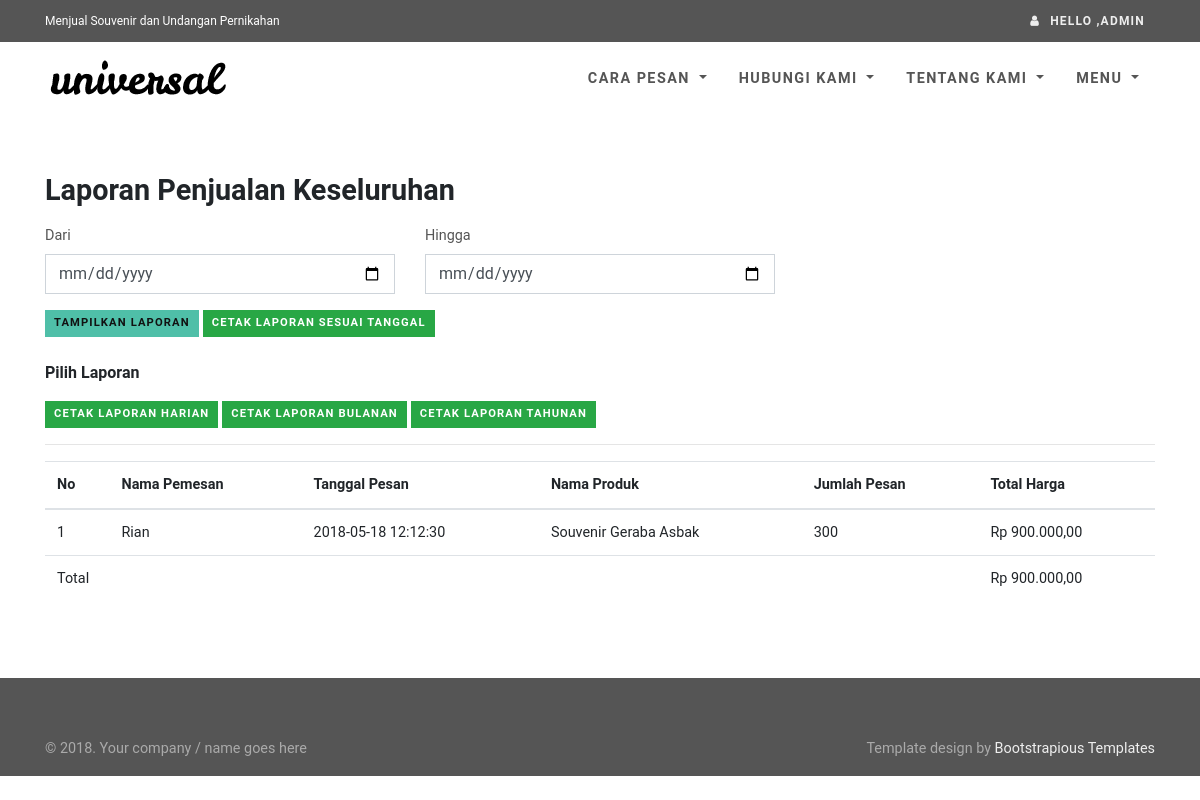
The page /admin/laporan.php (signed in) on the database as committed earlier.
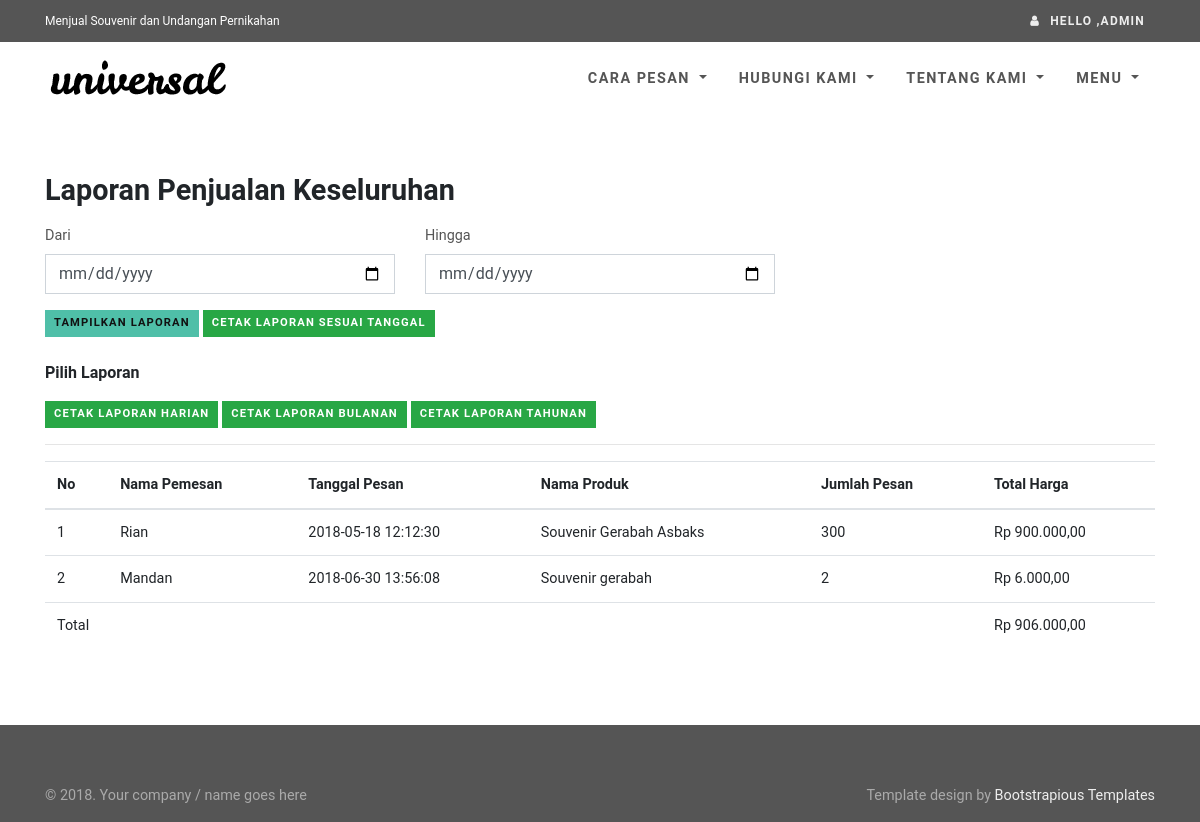
The same page on the database as committed later.
### tables this page shows
CREATE TABLE `tbl_pemesanan` (
  `id_pemesanan` varchar(100) NOT NULL,
  `nama_pemesan` varchar(200) NOT NULL,
  `alamat_pemesan` varchar(255) NOT NULL,
  `no_telp` varchar(14) NOT NULL,
  `id_user` int(11) NOT NULL,
  `total_harga` int(11) NOT NULL,
  `jumlah_pesan` int(11) NOT NULL,
  `id_produk` int(11) NOT NULL,
  `tgl_pesan` timestamp NOT NULL DEFAULT CURRENT_TIMESTAMP ON UPDATE CURRENT_TIMESTAMP,
  `id_kota` int(11) DEFAULT NULL,
  PRIMARY KEY (`id_pemesanan`)
);

CREATE TABLE `tbl_produk` (
  `id_produk` int(11) NOT NULL AUTO_INCREMENT,
  `nm_produk` varchar(100) NOT NULL,
  `jenis_produk` varchar(15) NOT NULL,
  `harga` int(11) NOT NULL,
  `stok` int(11) DEFAULT '10',
  PRIMARY KEY (`id_produk`)
);

### db.php (called while the page is built, shortened)
<?php
class Sparrow {
    protected $sql;
    protected $db;
    protected $db_type;
    protected $stats;
    public $is_cached = false;
    public $stats_enabled = false;
    public $key_prefix = '';
    public function build($sql, $input) {
        return (strlen($input) > 0) ? ($sql.' '.$input) : $sql;
    }
    public function parseConnection($connection) {
        $url = parse_url($connection);
        $cfg = array();
        $cfg['type'] = isset($url['scheme']) ? $url['scheme'] : $url['path'];
        $cfg['hostname'] = isset($url['host']) ? $url['host'] : null;
        $cfg['database'] = isset($url['path']) ? substr($url['path'],1) : null;
        $cfg['username'] = isset($url['user']) ? $url['user'] : null;
        $cfg['password'] = isset($url['pass']) ? $url['pass'] : null;
        $cfg['port'] = isset($url['port']) ? $url['port'] : null;
        return $cfg;
    }
    public function reset() {
        $this->where = '';
        $this->order = '';
        $this->groups = '';
        $this->having = '';
        $this->distinct = '';
        $this->limit = '';
        $this->offset = '';
        $this->sql = '';
    }
    protected function parseCondition($field, $value = null, $join = '', $escape = true) {
        if (is_string($field)) {
            $operator = '';
            if (!empty($operator)) {
                switch ($operator) {
                    case '%':
                        $condition = ' LIKE ';
                        break;
                    case '!%':
                        $condition = ' NOT LIKE ';
                        break;
                    case '@':
                        $condition = ' IN ';
                        break;
                    case '!@':
                        $condition = ' NOT IN ';
                        break;
                    default:
                        $condition = $operator;
                }
            }
            else {
                $condition = '=';
            }
            if (is_array($value)) {
                if (strpos($operator, '@') === false) $condition = ' IN ';
                $value = '('.implode(',', array_map(array($this, 'quote'), $value)).')';
            }
            else {
                $value = ($escape && !is_numeric($value)) ? $this->quote($value) : $value;
            }
            return $join.' '.str_replace('|', '', $field).$condition.$value;
        }
        else if (is_array($field)) {
            $str = '';
            foreach ($field as $key => $value) {
                $str .= $this->parseCondition($key, $value, $join, $escape);
                $join = '';
            }
            return $str;
        }
        else {
            throw new Exception('Invalid where condition.');
        }
    }
    public function from($table, $reset = true) {
        $this->table = $table;
        return $this;
    }
    public function join($table, array $fields, $type = 'INNER') {
        return $this;
    }
    public function limit($limit, $offset = null) {
        return $this;
    }
    public function select($fields = '*', $limit = null, $offset = null) {
        $fields = (is_array($fields)) ? implode(',', $fields) : $fields;
        return $this;
    }
    public function sql($sql = null) {
        if ($sql !== null) {
            $this->sql = trim(
                (is_array($sql)) ?
                    array_reduce($sql, array($this, 'build')) :
                    $sql
            );
            return $this;
        }
        return $this->sql;
    }
    public function setDb($db) {
        $this->db = null;
        if (is_string($db)) {
            $this->setDb($this->parseConnection($db));
        }
        else if (is_array($db)) {
            switch ($db['type']) {
                case 'mysqli':
                    $this->db = new mysqli(
                        $db['hostname'],
                        $db['username'],
                        $db['password'],
                        $db['database']
                    );
                    break;
            }
            $this->db_type = $db['type'];
        }
    }
    public function execute($key = null, $expire = 0) {
        $result = null;
        $this->is_cached = false;
        if (!empty($this->sql)) {
            $error = null;
            switch ($this->db_type) {
                case 'mysqli':
                    $result = $this->db->query($this->sql);
                    break;
            }
        }
        return $result;
    }
    public function many($key = null, $expire = 0) {
        $data = array();
        $result = $this->execute($key, $expire);
        if ($this->is_cached) {
            $data = $result;
            if ($this->stats_enabled) {
                $this->stats['cached'][$this->key_prefix.$key] = $this->sql;
            }
        }
        else {
            switch ($this->db_type) {
                case 'mysqli':
                    if (function_exists('mysqli_fetch_all')) {
                        $data = $result->fetch_all(MYSQLI_ASSOC);
                    }
                    else {
                        while ($row = $result->fetch_assoc()) {
                            $data[] = $row;
                        }
                    }
                    break;
            }
        }
        return $data;
    }
}

### admin/laporan.php (the view, shortened to what the rows shown need)
<?php
require "../koneksi.php";
$judul = "Laporan Penjualan";
include "../template/head.php";
$awal = date('Y-m-d');
$akhir = date('Y-m-d');
if(isset($_GET['laporan'])){
    switch($_GET['laporan']){
        case "harian" :
            $tableConf = array(
                array(
                    "name"		=>	"nama_pemesan",
                    "caption"	=>	"Nama Pemesan"
                ),
                array(
                    "name"		=>	"tgl_pesan",
                    "caption"	=>	"Tanggal Pesan"
                ),
                array(
                    "name"		=>	"nm_produk",
                    "caption"	=>	"Nama Produk"
                ),
                array(
                    "name"		=>	"jumlah_pesan",
                    "caption"	=>	"Jumlah Pesan"
                ),
                array(
                    "name"		=>	"total_harga",
                    "caption"	=>	"Total Harga"
                )
            );
            $judul = "Laporan Harian";
            $dataTable = $db->sql('select * from tbl_pemesanan join tbl_produk on tbl_pemesanan.id_produk = tbl_produk.id_produk where day(tgl_pesan) = day(now())')->many();
        break;
        case "bulanan" :
            $tableConf = array(
                array(
                    "name"		=>	"hari",
                    "caption"	=>	"Tanggal"
                ),
                array(
                    "name"		=>	"total_harga",
                    "caption"	=>	"Total Harga"
                )
            );
            $judul = "Laporan Bulanan";
            $dataTable = $db->sql('select day(tgl_pesan) as `hari`, sum(total_harga) as `total_harga` from tbl_pemesanan join tbl_produk on tbl_pemesanan.id_produk = tbl_produk.id_produk where month(tgl_pesan) = month(now()) and year(tgl_pesan) = year(now()) group by day(tgl_pesan)')->many();
        break;
        case "tahunan" :
            $tableConf = array(
                array(
                    "name"		=>	"bulan",
                    "caption"	=>	"Bulan"
                ),
                array(
                    "name"		=>	"total_harga",
                    "caption"	=>	"Total Harga"
                )
            );
            $judul = "Tahunan";
            $dataTable = $db->sql('select month(tgl_pesan) as `bulan`, sum(total_harga) as `total_harga` from tbl_pemesanan join tbl_produk on tbl_pemesanan.id_produk = tbl_produk.id_produk where year(tgl_pesan) = year(now()) group by month(tgl_pesan)')->many();
        break;
    }
}else{
    $tableConf = array(
        array(
            "name"		=>	"nama_pemesan",
            "caption"	=>	"Nama Pemesan"
        ),
        array(
            "name"		=>	"tgl_pesan",
            "caption"	=>	"Tanggal Pesan"
        ),
        array(
            "name"		=>	"nm_produk",
            "caption"	=>	"Nama Produk"
        ),
        array(
            "name"		=>	"jumlah_pesan",
            "caption"	=>	"Jumlah Pesan"
        ),
        array(
            "name"		=>	"total_harga",
            "caption"	=>	"Total Harga"
        )
    );
    if(!isset($_GET['awal'])){
    $judul = "Laporan Penjualan Keseluruhan";
	$dataTable = $db->from('tbl_pemesanan')
	->join('tbl_produk',array('tbl_pemesanan.id_produk' => 'tbl_produk.id_produk'))
	->many();
    }else{
        $judul = "Laporan Dari Tanggal $awal - $akhir";
        $dataTable = $db->sql('select * from tbl_pemesanan join tbl_produk on tbl_pemesanan.id_produk = tbl_produk.id_produk where tgl_pesan between "'.$awal.'" and "'.$akhir.'"')->many();
    }
}
?>
<body>
<div id="all">
<div id="content">
<div class="container">
<div class="row bar mb-0">
<div class="col-md-12">
<h2><?=$judul;?></h2>
<table class="table table-hover">
<thead>
	<tr>
		<th>No</th>
<?php
foreach($tableConf as $t){
	echo "<th>".$t['caption']."</th>";
}
?>
	</tr>
</thead>
<tbody>
<?php
$no = 1;
if(count($dataTable) == 0){
	echo "<tr><td colspan=".(count($tableConf)+2).">Data Kosong</td></tr>";
}else{
	foreach($dataTable as $r){
		echo "
			<tr>
				<td>".$no."</td>";
		foreach($tableConf as $t){
			if($t['name'] == 'total_harga'){
				echo "<td>Rp ".number_format($r[$t['name']],2,',','.')."</td>";
			}else echo "<td>".$r[$t['name']]."</td>";
		}
		$no++;
		echo "</tr>";
	}
?>
	</tbody>
</table>
</div>
</div>
</div>
</div>
<?php
}
?>
</div>
</body>
</html>

Rows that differ between the two databases and show on the page:
added tbl_pemesanan: nama_pemesan "Mandan", tgl_pesan "2018-06-30 13:56:08", id_produk.nm_produk "Souvenir gerabah", jumlah_pesan "2", total_harga "6.000,00"
Other text that changed with them:
$total: "900.000,00" → "906.000,00"
new list line: "Souvenir Gerabah Asbaks"
list line gone: "Souvenir Geraba Asbak"
